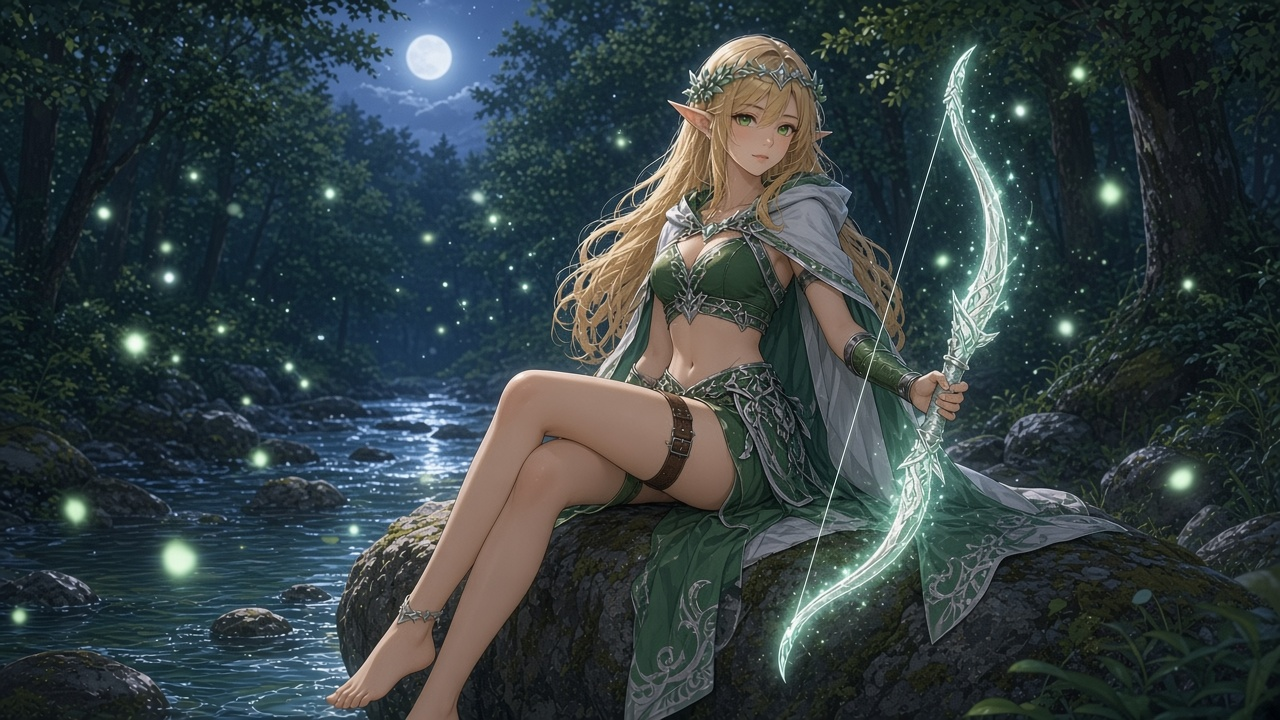
#> input picture tools/src_erin_evo_illust.jpg, 1280 x 720 px, given in place of erin_illust.jpg, which was not available
$ python make_daily.py
#> lines starting #> are read from the running program, lines starting #| are printed output that depends on the picture
# 英雄日常插畫：/workspace/daily-art/*.jpg → assets/daily/{id}.webp（1024×576）＋ {id}_t.webp（縮圖 200×113）
import glob, os
from PIL import Image
SRC = '/workspace/daily-art'; OUT = os.path.join(os.path.dirname(__file__), '..', 'assets', 'daily')
os.makedirs(OUT, exist_ok=True)
tot = 0
for f in sorted(glob.glob(SRC + '/*_[0-9][0-9]_*.jpg')):
    k = os.path.basename(f)[:-4]
    im = Image.open(f).convert('RGB')
    im.resize((1024, 576), Image.LANCZOS).save(f'{OUT}/{k}.webp', 'WEBP', quality=78, method=6)
    im.resize((200, 113), Image.LANCZOS).save(f'{OUT}/{k}_t.webp', 'WEBP', quality=72, method=6)
    tot += os.path.getsize(f'{OUT}/{k}.webp') + os.path.getsize(f'{OUT}/{k}_t.webp')
print('files', len(os.listdir(OUT)), 'total KB', tot // 1024)
# 圖書館縮圖：基本立繪（直式，取上半部）與進化插畫
ASSETS = os.path.join(os.path.dirname(__file__), '..', 'assets')
for h in ['erin', 'lena', 'vera']:
    for src, dst in [(f'{h}_illust.jpg', f'{h}_base_t.webp'), (f'{h}_evo_panel.jpg', f'{h}_evo_t.webp')]:
        im = Image.open(os.path.join(ASSETS, src)).convert('RGB')
#> im is the input picture: PIL image 1280x720 RGB; mean R, G, B 52.6, 64.3, 66.8
        w, hh = im.size; tw = w; th = round(w * 113 / 200)
#> after `w, hh = im.size`: w = 1280; hh = 720
#> after `tw = w`: tw = 1280
#> after `th = round(w * 113 / 200)`: th = 723
        if th > hh: th = hh; tw = round(hh * 200 / 113)
#> after `th = hh`: th = 720
#> after `tw = round(hh * 200 / 113)`: tw = 1274
        top = 0 if 'base' in dst else (hh - th) // 2
#> top = 0
        im.crop(((w - tw) // 2, top, (w - tw) // 2 + tw, top + th)).resize((200, 113), Image.LANCZOS).save(os.path.join(OUT, dst), 'WEBP', quality=72, method=6)
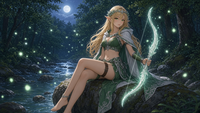
#> saved as erin_base_t.webp: PIL image 200x113 RGB; mean R, G, B 52.8, 64.4, 66.9
#> pass 2 of the loop `for h in ['erin', 'lena', 'vera']:`:
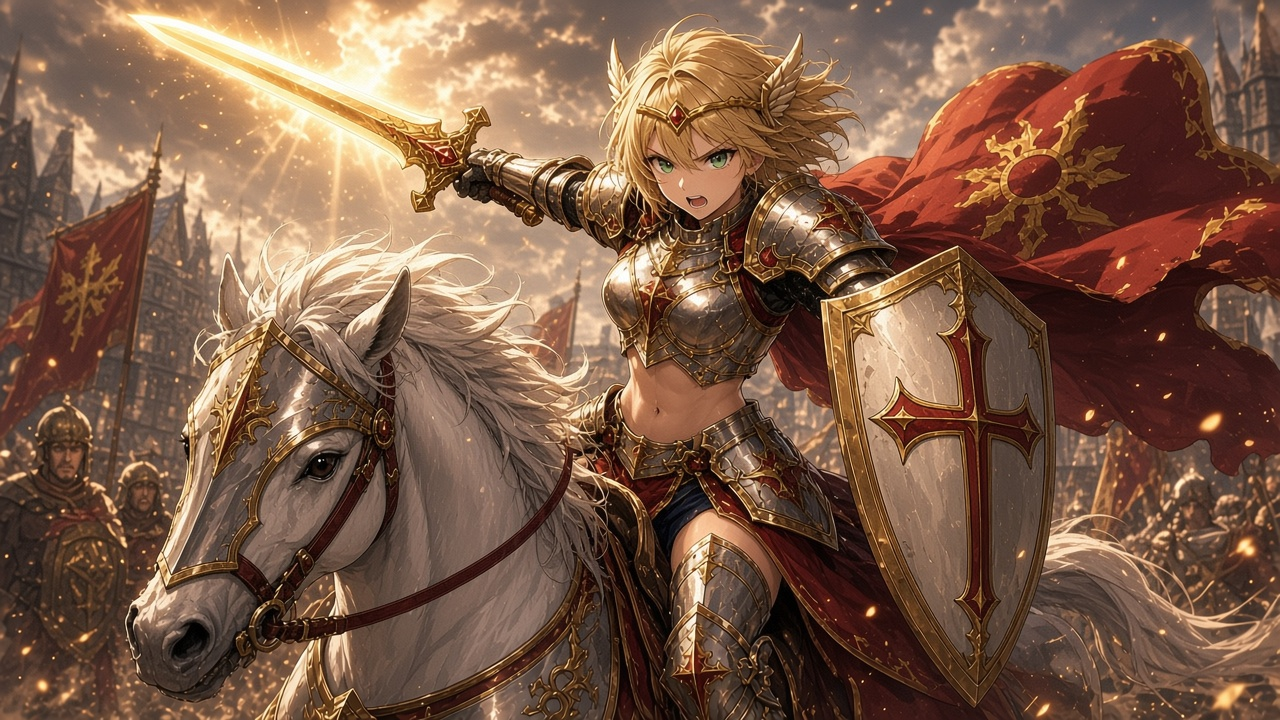
#> input picture tools/src_lena_evo_illust.jpg, 1280 x 720 px, given in place of lena_illust.jpg, which was not available
#> im is the input picture: PIL image 1280x720 RGB; mean R, G, B 124.7, 91.4, 71
#> `im.crop(((w - tw) // 2, top, (w - tw) // 2 + tw, top + th)).resize((20..`:
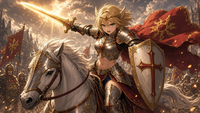
#> saved as lena_base_t.webp: PIL image 200x113 RGB; mean R, G, B 124.8, 91.6, 71.1
#> (the run stopped early here; a loop or call above may not have finished)
